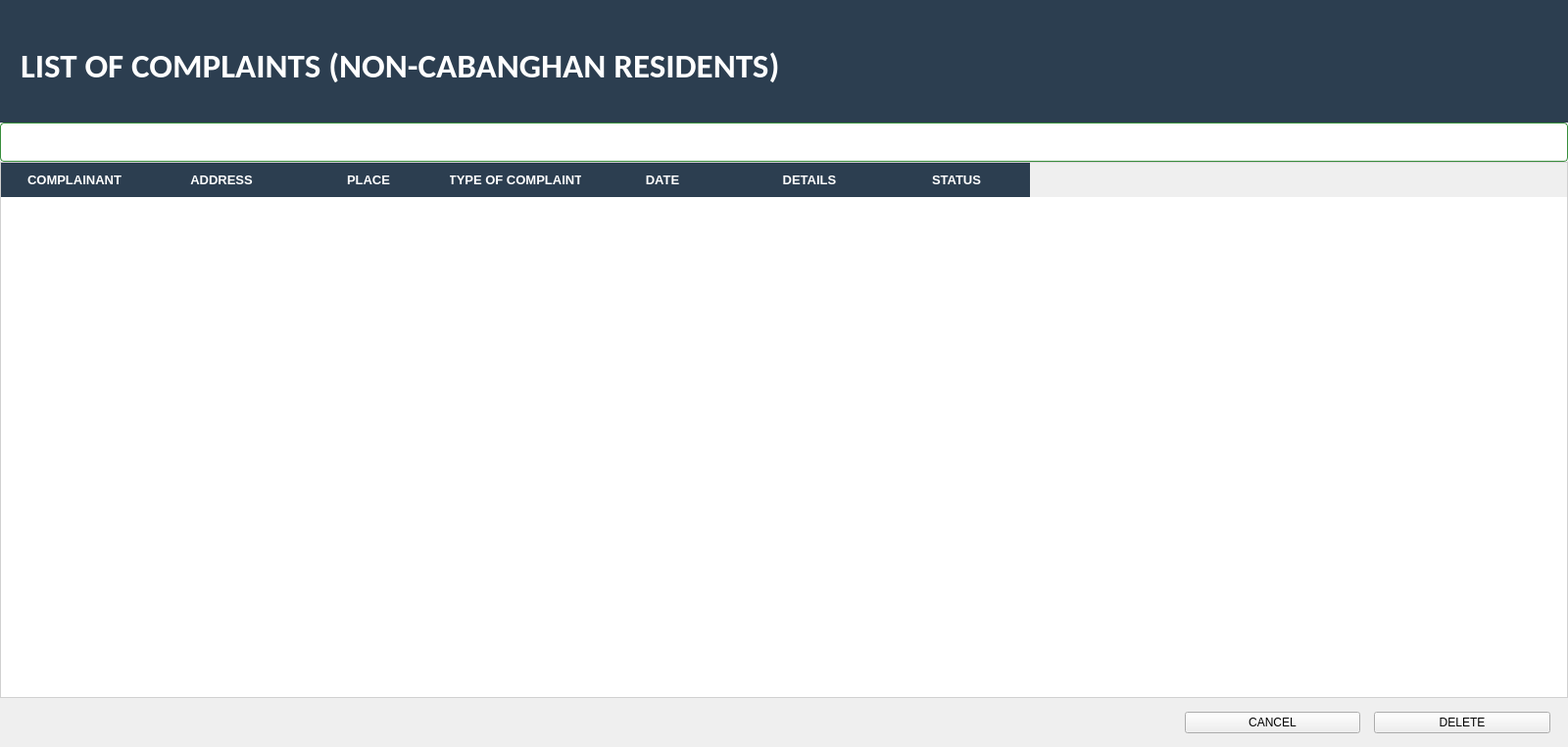
<?xml version="1.0" encoding="UTF-8"?>
<ui version="4.0">
 <class>stackedWidget</class>
 <widget class="QWidget" name="stackedWidget">
  <property name="geometry">
   <rect>
    <x>0</x>
    <y>0</y>
    <width>1600</width>
    <height>762</height>
   </rect>
  </property>
  <property name="windowTitle">
   <string>Form</string>
  </property>
  <layout class="QVBoxLayout" name="verticalLayout_2">
   <property name="spacing">
    <number>0</number>
   </property>
   <property name="leftMargin">
    <number>0</number>
   </property>
   <property name="topMargin">
    <number>0</number>
   </property>
   <property name="rightMargin">
    <number>0</number>
   </property>
   <property name="bottomMargin">
    <number>0</number>
   </property>
   <item>
    <widget class="QWidget" name="widget_2" native="true">
     <property name="maximumSize">
      <size>
       <width>16777215</width>
       <height>125</height>
      </size>
     </property>
     <layout class="QVBoxLayout" name="verticalLayout">
      <property name="spacing">
       <number>0</number>
      </property>
      <property name="leftMargin">
       <number>0</number>
      </property>
      <property name="topMargin">
       <number>0</number>
      </property>
      <property name="rightMargin">
       <number>0</number>
      </property>
      <property name="bottomMargin">
       <number>0</number>
      </property>
      <item>
       <widget class="QWidget" name="residentrequest" native="true">
        <property name="maximumSize">
         <size>
          <width>10000</width>
          <height>200</height>
         </size>
        </property>
        <property name="styleSheet">
         <string notr="true"> background-color: #2c3e50;</string>
        </property>
        <layout class="QVBoxLayout" name="verticalLayout_3">
         <property name="spacing">
          <number>0</number>
         </property>
         <property name="leftMargin">
          <number>0</number>
         </property>
         <property name="rightMargin">
          <number>0</number>
         </property>
         <property name="bottomMargin">
          <number>0</number>
         </property>
         <item>
          <widget class="QLabel" name="residentlabel">
           <property name="font">
            <font>
             <family>Calibri</family>
             <pointsize>3</pointsize>
             <weight>75</weight>
             <bold>true</bold>
            </font>
           </property>
           <property name="styleSheet">
            <string notr="true">  background-color: #2c3e50;
color: white;
Margin-left: 20px; 
width: 200px;</string>
           </property>
           <property name="text">
            <string>&lt;html&gt;&lt;head/&gt;&lt;body&gt;&lt;p&gt;&lt;span style=&quot; font-size:26pt;&quot;&gt;LIST OF COMPLAINTS (NON-CABANGHAN RESIDENTS)&lt;/span&gt;&lt;/p&gt;&lt;/body&gt;&lt;/html&gt;</string>
           </property>
           <property name="alignment">
            <set>Qt::AlignLeading|Qt::AlignLeft|Qt::AlignVCenter</set>
           </property>
           <property name="margin">
            <number>15</number>
           </property>
           <property name="indent">
            <number>-1</number>
           </property>
          </widget>
         </item>
        </layout>
       </widget>
      </item>
     </layout>
    </widget>
   </item>
   <item>
    <widget class="QWidget" name="complaintsWidget" native="true">
     <layout class="QVBoxLayout" name="verticalLayout_4">
      <property name="spacing">
       <number>0</number>
      </property>
      <property name="leftMargin">
       <number>0</number>
      </property>
      <property name="topMargin">
       <number>0</number>
      </property>
      <property name="rightMargin">
       <number>0</number>
      </property>
      <property name="bottomMargin">
       <number>0</number>
      </property>
      <item>
       <widget class="QLineEdit" name="searchbar">
        <property name="maximumSize">
         <size>
          <width>16777215</width>
          <height>40</height>
         </size>
        </property>
        <property name="styleSheet">
         <string notr="true">QLineEdit {
    background-color: WHITE;
    color: black;
    border: 1px solid #388e3c;
    border-radius: 4px;
    padding: 4px;
    font-weight: bold;
}
</string>
        </property>
       </widget>
      </item>
      <item>
       <widget class="QTableWidget" name="complaints">
        <property name="sizePolicy">
         <sizepolicy hsizetype="Expanding" vsizetype="Preferred">
          <horstretch>0</horstretch>
          <verstretch>0</verstretch>
         </sizepolicy>
        </property>
        <property name="minimumSize">
         <size>
          <width>1600</width>
          <height>0</height>
         </size>
        </property>
        <property name="maximumSize">
         <size>
          <width>1000</width>
          <height>16777215</height>
         </size>
        </property>
        <property name="styleSheet">
         <string notr="true">
QTableWidget {
    background-color: #ffffff;
    gridline-color: #e0e0e0;
    border: 1px solid #d0d0d0;
    font: 12px &quot;Segoe UI&quot;, sans-serif;
    selection-background-color: #337ab7;
    selection-color: #ffffff;
}


QHeaderView::section {
    background-color: #2c3e50;
    color: #ffffff;
    padding: 8px;
    border: 0px solid #34495e;
    font-weight: bold;
    font-size: 13px;
}


QTableWidget::item {
    background-color: #ffffff;
}

QTableWidget::item:alternate {
    background-color: #f7f7f7;
}


QTableWidget::item:hover {
    background-color: #e1f5fe;
}

QTableWidget::item:selected {
    background-color: #337ab7;
    color: #ffffff;
}

QTableWidget::focus {
    outline: none;
}

QTableCornerButton::section {
    background-color: #2c3e50;
    border: 0px;
}</string>
        </property>
        <property name="frameShape">
         <enum>QFrame::StyledPanel</enum>
        </property>
        <property name="autoScrollMargin">
         <number>19</number>
        </property>
        <property name="editTriggers">
         <set>QAbstractItemView::NoEditTriggers</set>
        </property>
        <property name="iconSize">
         <size>
          <width>90</width>
          <height>0</height>
         </size>
        </property>
        <attribute name="horizontalHeaderDefaultSectionSize">
         <number>150</number>
        </attribute>
        <attribute name="verticalHeaderDefaultSectionSize">
         <number>28</number>
        </attribute>
        <column>
         <property name="text">
          <string>COMPLAINANT</string>
         </property>
        </column>
        <column>
         <property name="text">
          <string>ADDRESS</string>
         </property>
        </column>
        <column>
         <property name="text">
          <string>PLACE</string>
         </property>
        </column>
        <column>
         <property name="text">
          <string>TYPE OF COMPLAINT</string>
         </property>
        </column>
        <column>
         <property name="text">
          <string>DATE</string>
         </property>
        </column>
        <column>
         <property name="text">
          <string>DETAILS</string>
         </property>
        </column>
        <column>
         <property name="text">
          <string>STATUS</string>
         </property>
        </column>
       </widget>
      </item>
      <item>
       <widget class="QWidget" name="widget" native="true">
        <property name="maximumSize">
         <size>
          <width>400</width>
          <height>50</height>
         </size>
        </property>
        <property name="layoutDirection">
         <enum>Qt::RightToLeft</enum>
        </property>
        <layout class="QHBoxLayout" name="horizontalLayout">
         <property name="spacing">
          <number>10</number>
         </property>
         <item>
          <widget class="QWidget" name="cancelSub" native="true">
           <property name="maximumSize">
            <size>
             <width>500</width>
             <height>50</height>
            </size>
           </property>
           <property name="layoutDirection">
            <enum>Qt::RightToLeft</enum>
           </property>
           <layout class="QHBoxLayout" name="horizontalLayout_3">
            <property name="spacing">
             <number>14</number>
            </property>
            <property name="leftMargin">
             <number>0</number>
            </property>
            <property name="topMargin">
             <number>0</number>
            </property>
            <property name="bottomMargin">
             <number>0</number>
            </property>
            <item>
             <widget class="QPushButton" name="deletebutton">
              <property name="maximumSize">
               <size>
                <width>200</width>
                <height>16777215</height>
               </size>
              </property>
              <property name="layoutDirection">
               <enum>Qt::RightToLeft</enum>
              </property>
              <property name="text">
               <string>DELETE</string>
              </property>
             </widget>
            </item>
            <item>
             <widget class="QPushButton" name="cancel">
              <property name="maximumSize">
               <size>
                <width>200</width>
                <height>16777215</height>
               </size>
              </property>
              <property name="layoutDirection">
               <enum>Qt::RightToLeft</enum>
              </property>
              <property name="styleSheet">
               <string notr="true"/>
              </property>
              <property name="text">
               <string>CANCEL</string>
              </property>
             </widget>
            </item>
           </layout>
          </widget>
         </item>
        </layout>
       </widget>
      </item>
     </layout>
    </widget>
   </item>
  </layout>
 </widget>
 <resources/>
 <connections/>
</ui>
